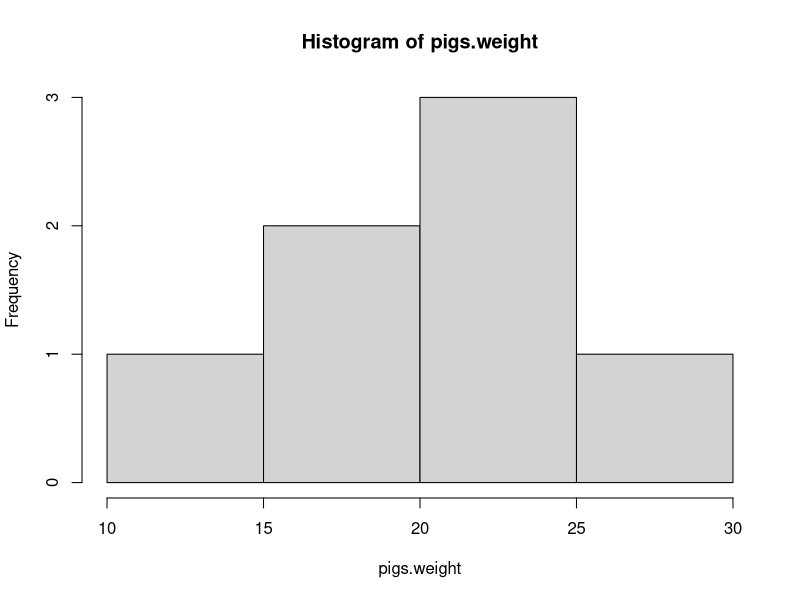
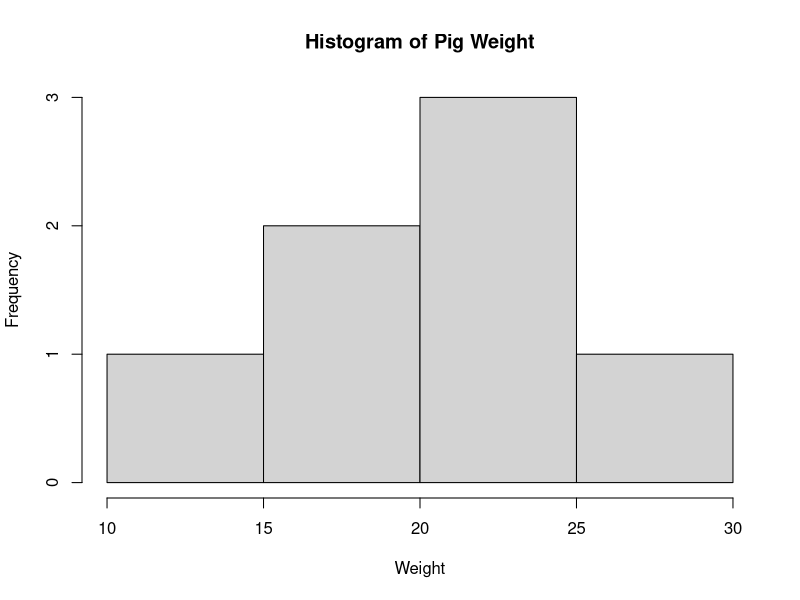

Recreate these plots in R, in order.
## ---- chunk 1
#this code block is to the benefit of anyone working with the rmd file and running it straight in R, rather than participating in the work
knitr::opts_chunk$set(echo = TRUE)
# uncomment the install.packages if you haven't installed and loaded the 'readxl' package
#install.packages("readxl")
library(readxl)


startCodeDetailsBlock <- function(summaryText = "Check Your Code") {
  # Use cat to directly output the string without quotes and avoid unintended newlines
  cat(
      "{::options parse_block_html=&apos;true&apos; /}<details><summary markdown='span'>",summaryText,"</summary>"
    )
}


endCodeDetailsBlock <- function() {
  cat("</details>{::options parse_block_html=&apos;false&apos;/}")
}
## ---- chunk 2
startCodeDetailsBlock(summaryText = "Check your code")
## ---- chunk 3
#assign the first name 'Bart' to the first pig (pig1)
pig1.first_name <- "Bart"
## ---- chunk 4
endCodeDetailsBlock()
## ---- chunk 5
startCodeDetailsBlock(summaryText = "Check your code")
## ---- chunk 6
#assign the last name 'Smith' to the first pig (pig1)
pig1.last_name <- "Smith"
## ---- chunk 7
endCodeDetailsBlock()
## ---- chunk 8
startCodeDetailsBlock(summaryText = "Check your code")
## ---- chunk 9
#concatenate the first pig's (pig1) first ('Bart') and last name ('Smith')
pig1.full_name <- paste(pig1.first_name, pig1.last_name)

#after pig1.full_name has been created, print (display) Bart’s full name...
pig1.full_name
## ---- chunk 10
endCodeDetailsBlock()
## ---- chunk 11
startCodeDetailsBlock(summaryText = "Check your code")
## ---- chunk 12
#Assign the value of Bart’s piglet height
pig1.heightA <- 10
## ---- chunk 13
endCodeDetailsBlock()
## ---- chunk 14
startCodeDetailsBlock(summaryText = "Check your code")
## ---- chunk 15
#Assign the value of Bart's current height
pig1.heightB <- 22.3
## ---- chunk 16
endCodeDetailsBlock()
## ---- chunk 17
startCodeDetailsBlock(summaryText = "Check your code")
## ---- chunk 18
# Find the difference in height using the expression: 'heightB - heightA' 
# using the subtraction operator. 
pig1.heightGain <- pig1.heightB - pig1.heightA

#after pig1.heightGain has been created, print (display) the value of pig.heightGain...

pig1.heightGain
## ---- chunk 19
endCodeDetailsBlock()
## ---- chunk 20
startCodeDetailsBlock(summaryText = "Check your code")
## ---- chunk 21
pig1.mini <- FALSE

pig1.large <- TRUE
## ---- chunk 22
endCodeDetailsBlock()
## ---- chunk 23
startCodeDetailsBlock(summaryText = "Check your code")
## ---- chunk 24
# The period between 'goat' and 'weight' has no special purpose. 
# It only shows the person reading the code that 'weights' is information that pertains to the goats
goat.weights <- c(13.3, 17.2, 14.8, 14.6, 12.4)
## ---- chunk 25
endCodeDetailsBlock()
## ---- chunk 26
startCodeDetailsBlock(summaryText = "Check your code")
## ---- chunk 27
print(goat.weights)
## ---- chunk 28
endCodeDetailsBlock()
## ---- chunk 29
startCodeDetailsBlock(summaryText = "Check your code")
## ---- chunk 30
goat.weights[2]
## ---- chunk 31
endCodeDetailsBlock()
## ---- chunk 32
startCodeDetailsBlock(summaryText = "Check your code")
## ---- chunk 33
goat.name <- c("baby", "pickes", "cookie", "sparkle", "gabbie")
## ---- chunk 34
endCodeDetailsBlock()
## ---- chunk 35
startCodeDetailsBlock(summaryText = "Check your code")
## ---- chunk 36
length(goat.name)
## ---- chunk 37
endCodeDetailsBlock()
## ---- chunk 38
startCodeDetailsBlock(summaryText = "Check your code")
## ---- chunk 39
pigs.weight <- c(22, 27, 19, 25, 12, 22, 18)
## ---- chunk 40
endCodeDetailsBlock()
## ---- chunk 41
startCodeDetailsBlock(summaryText = "Check your code")
## ---- chunk 42
# output the average weight of all of the pigs
mean(pigs.weight)
## ---- chunk 43
endCodeDetailsBlock()
## ---- chunk 44
startCodeDetailsBlock(summaryText = "Check your code")
## ---- chunk 45
median(pigs.weight)
## ---- chunk 46
endCodeDetailsBlock()
## ---- chunk 47
startCodeDetailsBlock(summaryText = "Check your code")
## ---- chunk 48

sd(pigs.weight)

## ---- chunk 49
endCodeDetailsBlock()
## ---- chunk 50
startCodeDetailsBlock(summaryText = "Check your code")
## ---- chunk 51
summary(pigs.weight)
## ---- chunk 52
endCodeDetailsBlock()
## ---- chunk 53
startCodeDetailsBlock(summaryText = "Check your code and see the histogram")
## ---- chunk 54
hist(pigs.weight)

# The histogram will appear in the Plot tab.
## ---- chunk 55
endCodeDetailsBlock()
## ---- chunk 56
startCodeDetailsBlock(summaryText = "Check your code")
## ---- chunk 57
# The first parameter is the name of the data (vector) object
# 'main' is the graph title 
# 'xlab' is the label of the x-axis
# label parameters can be in any order, but following the data object
# y-label on a histogram defaults to "frequency". You can add 'ylab=""' if you'd like.

hist(pigs.weight,main='Histogram of Pig Weight',xlab='Weight')

# The histogram will appear in the Plot tab.
## ---- chunk 58
endCodeDetailsBlock()
